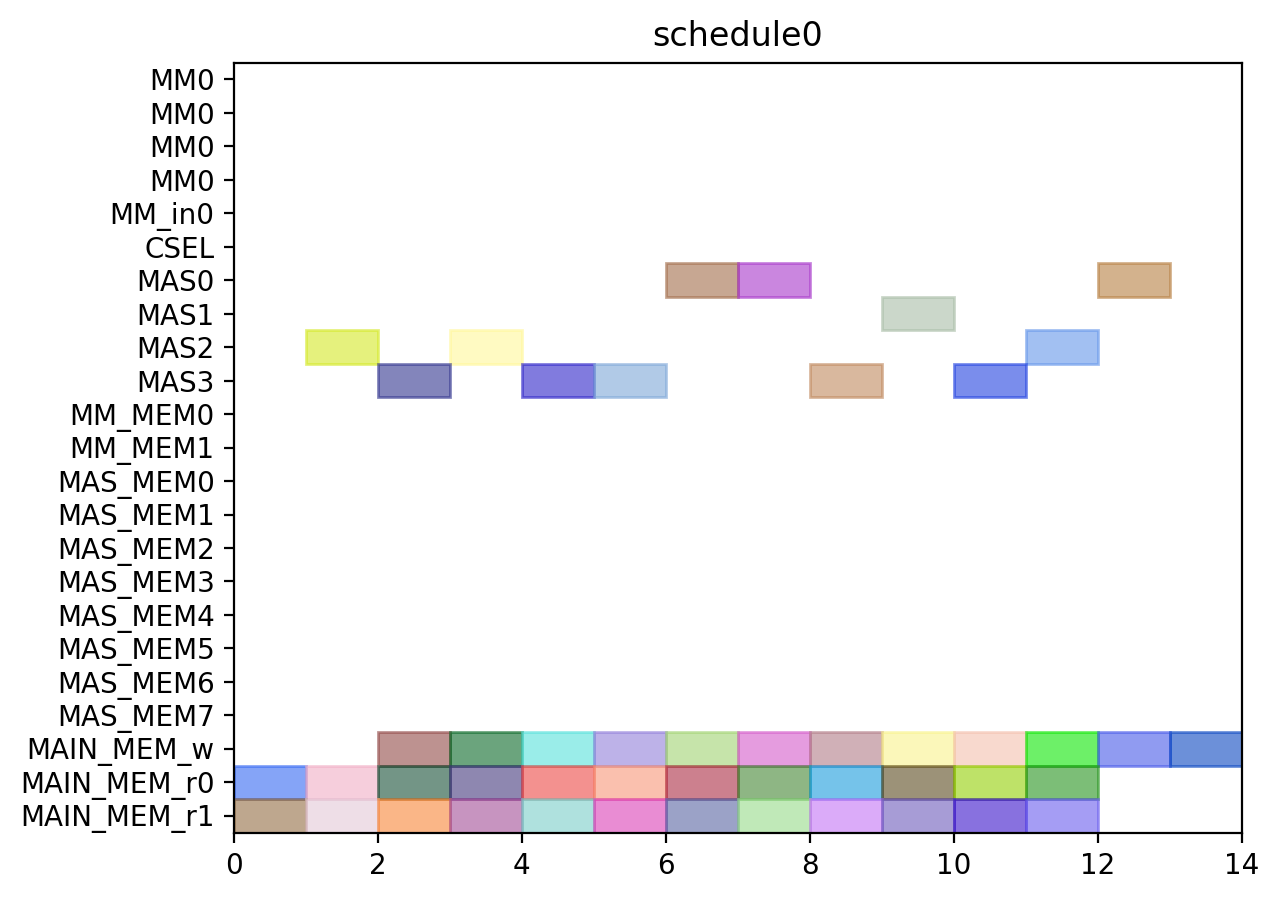

Reproduce this figure in Python.
from pyschedule import Scenario, solvers, plotters, alt


def solve():
	horizon = 120
	S = Scenario("schedule0", horizon=horizon)

	# resource
	MM = S.Resources('MM', num=1, size=4)
	MM_in = S.Resources('MM_in', num=1)
	CSEL = S.Resource('CSEL')
	MAS = S.Resources('MAS', num=4, size=1, periods=range(1, horizon))
	MM_MEM = S.Resources('MM_MEM', num=2)
	MAS_MEM = S.Resources('MAS_MEM', num=8)
	MAIN_MEM_w = S.Resource('MAIN_MEM_w', size=1)
	MAIN_MEM_r = S.Resources('MAIN_MEM_r', num=2)

	# result of previous scheduling

	# new tasks
	c000 = S.Task('c000', length=1, delay_cost=1)
	c000 += alt(MAS)
	S += 0<c000

	c000_w = S.Task('c000_w', length=1, delay_cost=1)
	c000_w += alt(MAIN_MEM_w)
	S += c000 <= c000_w

	c000_mem0 = S.Task('c000_mem0', length=1, delay_cost=1)
	c000_mem0 += MAIN_MEM_r[0]
	S += c000_mem0 <= c000

	c000_mem1 = S.Task('c000_mem1', length=1, delay_cost=1)
	c000_mem1 += MAIN_MEM_r[1]
	S += c000_mem1 <= c000

	c001 = S.Task('c001', length=1, delay_cost=1)
	c001 += alt(MAS)
	S += 0<c001

	c001_w = S.Task('c001_w', length=1, delay_cost=1)
	c001_w += alt(MAIN_MEM_w)
	S += c001 <= c001_w

	c001_mem0 = S.Task('c001_mem0', length=1, delay_cost=1)
	c001_mem0 += MAIN_MEM_r[0]
	S += c001_mem0 <= c001

	c001_mem1 = S.Task('c001_mem1', length=1, delay_cost=1)
	c001_mem1 += MAIN_MEM_r[1]
	S += c001_mem1 <= c001

	c010 = S.Task('c010', length=1, delay_cost=1)
	c010 += alt(MAS)
	S += 0<c010

	c010_w = S.Task('c010_w', length=1, delay_cost=1)
	c010_w += alt(MAIN_MEM_w)
	S += c010 <= c010_w

	c010_mem0 = S.Task('c010_mem0', length=1, delay_cost=1)
	c010_mem0 += MAIN_MEM_r[0]
	S += c010_mem0 <= c010

	c010_mem1 = S.Task('c010_mem1', length=1, delay_cost=1)
	c010_mem1 += MAIN_MEM_r[1]
	S += c010_mem1 <= c010

	c011 = S.Task('c011', length=1, delay_cost=1)
	c011 += alt(MAS)
	S += 0<c011

	c011_w = S.Task('c011_w', length=1, delay_cost=1)
	c011_w += alt(MAIN_MEM_w)
	S += c011 <= c011_w

	c011_mem0 = S.Task('c011_mem0', length=1, delay_cost=1)
	c011_mem0 += MAIN_MEM_r[0]
	S += c011_mem0 <= c011

	c011_mem1 = S.Task('c011_mem1', length=1, delay_cost=1)
	c011_mem1 += MAIN_MEM_r[1]
	S += c011_mem1 <= c011

	c100 = S.Task('c100', length=1, delay_cost=1)
	c100 += alt(MAS)
	S += 0<c100

	c100_w = S.Task('c100_w', length=1, delay_cost=1)
	c100_w += alt(MAIN_MEM_w)
	S += c100 <= c100_w

	c100_mem0 = S.Task('c100_mem0', length=1, delay_cost=1)
	c100_mem0 += MAIN_MEM_r[0]
	S += c100_mem0 <= c100

	c100_mem1 = S.Task('c100_mem1', length=1, delay_cost=1)
	c100_mem1 += MAIN_MEM_r[1]
	S += c100_mem1 <= c100

	c101 = S.Task('c101', length=1, delay_cost=1)
	c101 += alt(MAS)
	S += 0<c101

	c101_w = S.Task('c101_w', length=1, delay_cost=1)
	c101_w += alt(MAIN_MEM_w)
	S += c101 <= c101_w

	c101_mem0 = S.Task('c101_mem0', length=1, delay_cost=1)
	c101_mem0 += MAIN_MEM_r[0]
	S += c101_mem0 <= c101

	c101_mem1 = S.Task('c101_mem1', length=1, delay_cost=1)
	c101_mem1 += MAIN_MEM_r[1]
	S += c101_mem1 <= c101

	c110 = S.Task('c110', length=1, delay_cost=1)
	c110 += alt(MAS)
	S += 0<c110

	c110_w = S.Task('c110_w', length=1, delay_cost=1)
	c110_w += alt(MAIN_MEM_w)
	S += c110 <= c110_w

	c110_mem0 = S.Task('c110_mem0', length=1, delay_cost=1)
	c110_mem0 += MAIN_MEM_r[0]
	S += c110_mem0 <= c110

	c110_mem1 = S.Task('c110_mem1', length=1, delay_cost=1)
	c110_mem1 += MAIN_MEM_r[1]
	S += c110_mem1 <= c110

	c111 = S.Task('c111', length=1, delay_cost=1)
	c111 += alt(MAS)
	S += 0<c111

	c111_w = S.Task('c111_w', length=1, delay_cost=1)
	c111_w += alt(MAIN_MEM_w)
	S += c111 <= c111_w

	c111_mem0 = S.Task('c111_mem0', length=1, delay_cost=1)
	c111_mem0 += MAIN_MEM_r[0]
	S += c111_mem0 <= c111

	c111_mem1 = S.Task('c111_mem1', length=1, delay_cost=1)
	c111_mem1 += MAIN_MEM_r[1]
	S += c111_mem1 <= c111

	c200 = S.Task('c200', length=1, delay_cost=1)
	c200 += alt(MAS)
	S += 0<c200

	c200_w = S.Task('c200_w', length=1, delay_cost=1)
	c200_w += alt(MAIN_MEM_w)
	S += c200 <= c200_w

	c200_mem0 = S.Task('c200_mem0', length=1, delay_cost=1)
	c200_mem0 += MAIN_MEM_r[0]
	S += c200_mem0 <= c200

	c200_mem1 = S.Task('c200_mem1', length=1, delay_cost=1)
	c200_mem1 += MAIN_MEM_r[1]
	S += c200_mem1 <= c200

	c201 = S.Task('c201', length=1, delay_cost=1)
	c201 += alt(MAS)
	S += 0<c201

	c201_w = S.Task('c201_w', length=1, delay_cost=1)
	c201_w += alt(MAIN_MEM_w)
	S += c201 <= c201_w

	c201_mem0 = S.Task('c201_mem0', length=1, delay_cost=1)
	c201_mem0 += MAIN_MEM_r[0]
	S += c201_mem0 <= c201

	c201_mem1 = S.Task('c201_mem1', length=1, delay_cost=1)
	c201_mem1 += MAIN_MEM_r[1]
	S += c201_mem1 <= c201

	c210 = S.Task('c210', length=1, delay_cost=1)
	c210 += alt(MAS)
	S += 0<c210

	c210_w = S.Task('c210_w', length=1, delay_cost=1)
	c210_w += alt(MAIN_MEM_w)
	S += c210 <= c210_w

	c210_mem0 = S.Task('c210_mem0', length=1, delay_cost=1)
	c210_mem0 += MAIN_MEM_r[0]
	S += c210_mem0 <= c210

	c210_mem1 = S.Task('c210_mem1', length=1, delay_cost=1)
	c210_mem1 += MAIN_MEM_r[1]
	S += c210_mem1 <= c210

	c211 = S.Task('c211', length=1, delay_cost=1)
	c211 += alt(MAS)
	S += 0<c211

	c211_w = S.Task('c211_w', length=1, delay_cost=1)
	c211_w += alt(MAIN_MEM_w)
	S += c211 <= c211_w

	c211_mem0 = S.Task('c211_mem0', length=1, delay_cost=1)
	c211_mem0 += MAIN_MEM_r[0]
	S += c211_mem0 <= c211

	c211_mem1 = S.Task('c211_mem1', length=1, delay_cost=1)
	c211_mem1 += MAIN_MEM_r[1]
	S += c211_mem1 <= c211

	solvers.mip.solve(S,msg=1,kind='CPLEX',ratio_gap=1.01)

	solution = [['hoge']*len(S.solution()[1]) for i in range(len(S.solution()))]
	for i in range(len(S.solution())):
		for j in range(len(S.solution()[i])):
			solution[i][j]=str(S.solution()[i][j])
	print(solution)

	cycles = int(solution[-1][3])

	pic_file_name = "/home/mfukuda/ABE/multiRAM_multiMAS_16mux/scheduling_result/stage4MM1_stage1MAS4/CONJ/schedule0.png"
	if(S.solution() != []):
		plotters.matplotlib.plot(S,img_filename=pic_file_name, show_task_labels=False, fig_size=(cycles*0.25+3, 5))

	return solution
